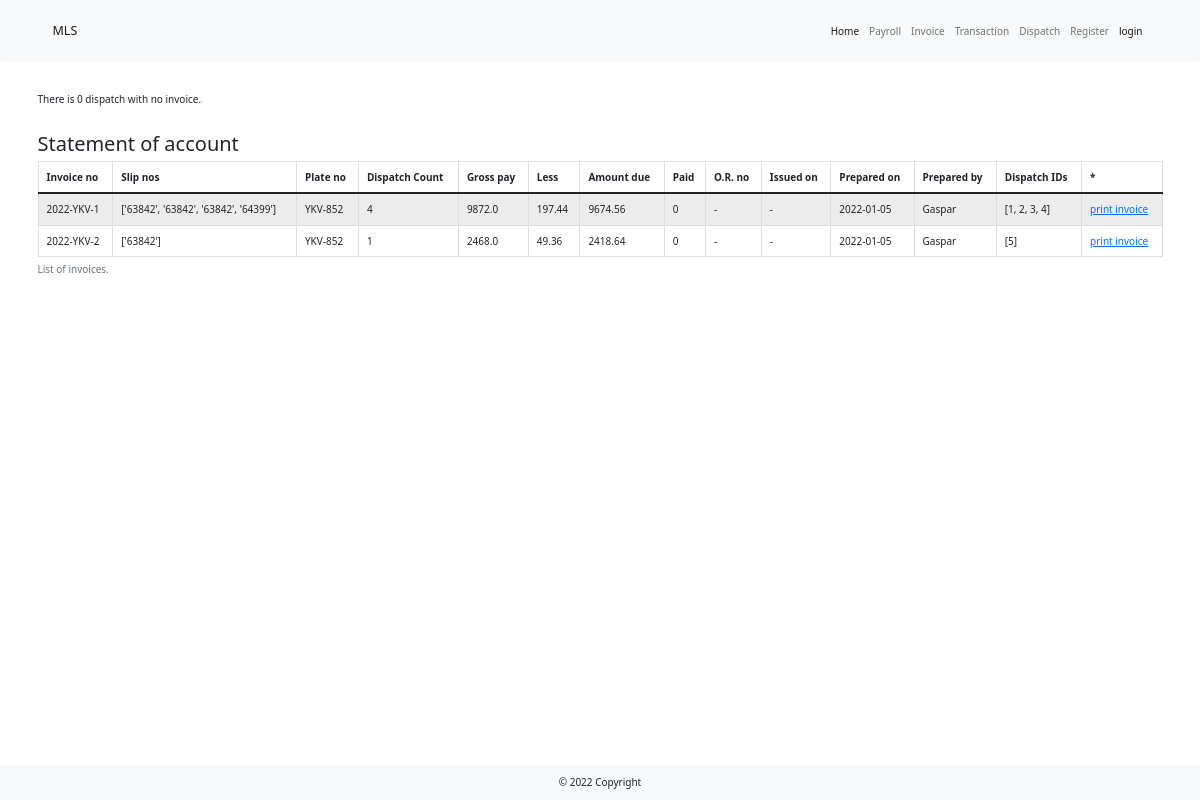
Screenshot of /invoice with the database file from the repository.
### main.py (models this page shows)
class Invoice(db.Model, UserMixin):
    __tablename__ = 'invoice'
    id = db.Column(db.Integer, primary_key=True, unique=True)
    invoice_series = db.Column(db.Integer)
    invoice_no = db.Column(db.String(100), unique=True)
    slip_nos = db.Column(db.String)
    plate_no = db.Column(db.String(10))
    dispatch_cnt = db.Column(db.Integer)
    gross_pay = db.Column(db.Float(precision=1))
    less = db.Column(db.Float(precision=1))
    amount_due = db.Column(db.Float(precision=1))
    paid = db.Column(db.String(5))
    or_no = db.Column(db.String(100))
    issued_on = db.Column(db.String(100))
    prepared_date = db.Column(db.String(100))
    prepared_by = db.Column(db.String(100))
    dispatch_ids = db.Column(db.String(200))

### main.py (the view)
@app.route("/invoice", methods=["Get", "Post"])
def invoice():
    with create_engine('sqlite:///lbc_dispatch.db').connect() as cnx:
        disp_df = pd.read_sql_table(
            table_name="dispatch",
            con=cnx,
        )
    with create_engine('sqlite:///lbc_dispatch.db').connect() as cnx:
        inv_df = pd.read_sql_table(
            table_name="invoice",
            con=cnx,
        )
    inv_cnt = is_found(disp_df["invoice_no"], "-")
    if inv_cnt > 0:
        dispatch_df = disp_df.groupby("invoice_no").get_group("-").sort_values("plate_no", ascending=False)
    else:
        dispatch_df = disp_df.groupby("invoice_no").all()
    return render_template('invoice_data.html', dispatch_df=dispatch_df, invoice_df=inv_df, no_invoice_cnt=inv_cnt, )

### _util.py (called while the page is built)
def is_found(list_to_check, char_to_find):
    cnt = 0
    for item in list_to_check:
        if item == char_to_find:
            cnt += 1
    if cnt > 0:
        return cnt
    else:
        return cnt

### templates/invoice_data.html (shortened to what this page needs)
{% extends 'bootstrap/base.html' %}
{% import "bootstrap/wtf.html" as wtf %}
{% block content %}
    {% include '_header.html' %}
    <div class="container my-5">
        {% if no_invoice_cnt > 0: %}
        <div class="table-responsive">
            <table class="table table-striped table-hover table-bordered table-sm">
                <caption class="caption-top">There are {{ no_invoice_cnt}} dispatches found with no invoice.</caption>
                <thead>
                <tr>
                    <th scope="col">Dispatch date</th>
                    <th scope="col">Slip nos</th>
                    <th scope="col">Plate no</th>
                    <th scope="col">Area</th>
                    <th scope="col">Dropping point</th>
                    <th scope="col">Qty</th>
                    <th scope="col">Cbm</th>
                    <th scope="col">Drops</th>
                    <th scope="col">Amount</th>
                    <th scope="col">Tariff rate</th>
                    <th scope="col">Km</th>
                    <th scope="col">*</th>
                </tr>
                </thead>
                <tbody>
                {% for row in dispatch_df.itertuples(): %}
                <tr>
                    <td>{{ row[2] }}</td>
                    <td>{{ row[4] }}</td>
                    <td>{{ row[16] }}</td>
                    <td>{{ row[6] }}</td>
                    <td>{{ row[7] }}</td>
                    <td>{{ row[12] }}</td>
                    <td>{{ row[11] }}</td>
                    <td>{{ row[13] }}</td>
                    <td>{{ row[15] }}</td>
                    <td>{{ row[14] }}</td>
                    <td>{{ row[10] }}</td>
                <td><a href="{{ url_for('edit_dispatch', dispatch_id=row[1]) }}">edit</a></td>
                </tr>
                {% endfor %}
                </tbody>
            </table>
            <a class="btn btn-primary" href="{{ url_for('add_invoice', dispatch_ids=dispatch_ids) }}">Create invoice</a>
        </div>
        {% else: %}
        <p>There is {{ no_invoice_cnt}} dispatch with no invoice.</p>
        {% endif %}
        <br>
        <h2>Statement of account</h2>
        <div class="table-responsive">
            <table class="table table-striped table-hover table-bordered table-sm">
                <caption>List of invoices.</caption>
                <thead>
                <tr>
                    <th scope="col">Invoice no</th>
                    <th scope="col">Slip nos</th>
                    <th scope="col">Plate no</th>
                    <th scope="col">Dispatch Count</th>
                    <th scope="col">Gross pay</th>
                    <th scope="col">Less</th>
                    <th scope="col">Amount due</th>
                    <th scope="col">Paid</th>
                    <th scope="col">O.R. no</th>
                    <th scope="col">Issued on</th>
                    <th scope="col">Prepared on</th>
                    <th scope="col">Prepared by</th>
                    <th scope="col">Dispatch IDs</th>
                    <th scope="col">*</th>
                </tr>
                </thead>
                <tbody>
                {% for row in invoice_df.itertuples(): %}
                <tr>
                    <td>{{ row[3] }}</td>
                    <td>{{ row[4] }}</td>
                    <td>{{ row[5] }}</td>
                    <td>{{ row[6] }}</td>
                    <td>{{ row[7] }}</td>
                    <td>{{ row[8] }}</td>
                    <td>{{ row[9] }}</td>
                    <td>{{ row[10] }}</td>
                    <td>{{ row[11] }}</td>
                    <td>{{ row[12] }}</td>
                    <td>{{ row[13] }}</td>
                    <td>{{ row[14] }}</td>
                    <td>{{ row[15] }}</td>
                <td><a href="{{ url_for('print_invoice', invoice_id=row[1]) }}">print invoice</a></td>
                </tr>
                {% endfor %}
                </tbody>
            </table>
        </div>
    {% include '_footer.html' %}
    </div>
{% endblock  %}

### rows the page displays
Invoice: invoice_no "2022-YKV-1", slip_nos "['63842', '63842', '63842', '64399']", plate_no "YKV-852", dispatch_cnt "4", gross_pay "9872.0", less "197.44", amount_due "9674.56", paid "0", issued_on "-", row "-", prepared_date "2022-01-05", prepared_by "Gaspar", dispatch_ids "[1, 2, 3, 4]"
Invoice: invoice_no "2022-YKV-2", slip_nos "['63842']", plate_no "YKV-852", dispatch_cnt "1", gross_pay "2468.0", less "49.36", amount_due "2418.64", paid "0", issued_on "-", row "-", prepared_date "2022-01-05", prepared_by "Gaspar", dispatch_ids "[5]"

### other values shown
{{ no_invoice_cnt }} "0"
